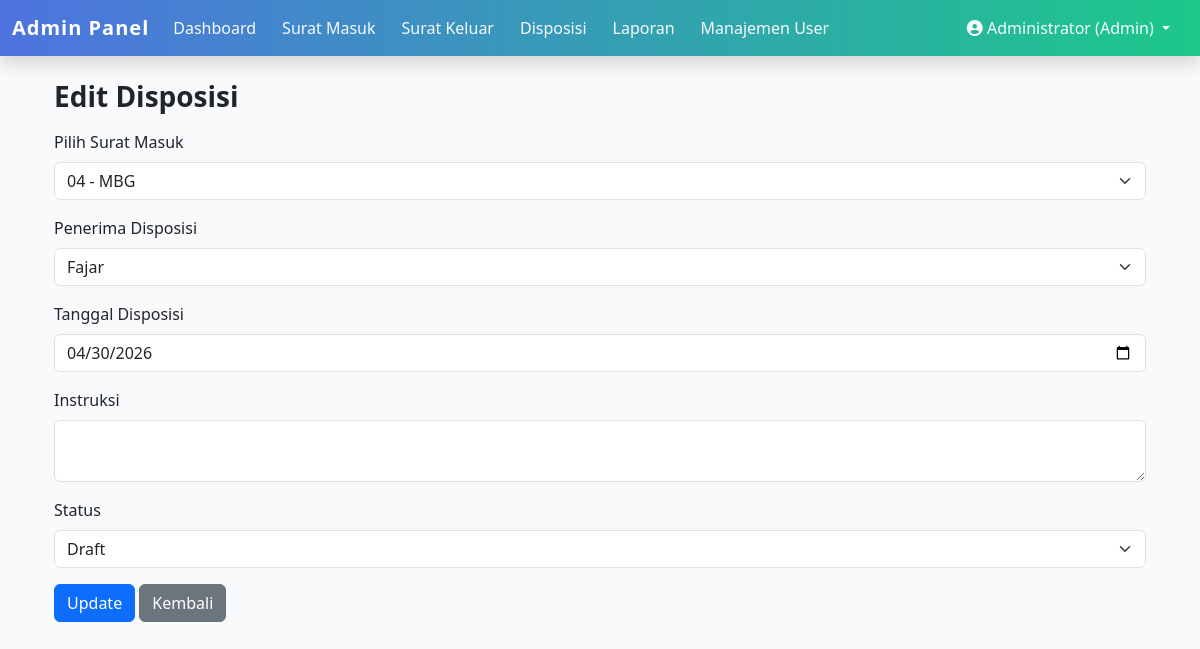
Screenshot of /admin/disposisi_edit.php?id=9 (signed in) with the database file from the repository.
### tables this page shows
CREATE TABLE `disposisi` (
  `id` int(11) NOT NULL,
  `surat_masuk_id` int(11) DEFAULT NULL,
  `pengirim_id` int(11) DEFAULT NULL,
  `penerima_id` int(11) DEFAULT NULL,
  `tgl_disposisi` date DEFAULT NULL,
  `instruksi` text DEFAULT NULL,
  `catatan_pimpinan` text DEFAULT NULL,
  `status` enum('draft','menunggu_verifikasi','terverifikasi','diproses_kasi_pais','selesai') DEFAULT 'draft',
  `created_at` timestamp NULL DEFAULT current_timestamp(),
  `updated_at` timestamp NULL DEFAULT current_timestamp() ON UPDATE current_timestamp()
);

CREATE TABLE `surat_masuk` (
  `id` int(11) NOT NULL,
  `no_agenda` varchar(50) DEFAULT NULL,
  `no_surat` varchar(100) DEFAULT NULL,
  `tgl_surat` date DEFAULT NULL,
  `tgl_diterima` date DEFAULT NULL,
  `pengirim` varchar(150) DEFAULT NULL,
  `instansi` varchar(150) DEFAULT NULL,
  `perihal` varchar(255) DEFAULT NULL,
  `kategori` varchar(100) DEFAULT NULL,
  `file_surat` varchar(255) DEFAULT NULL,
  `status` enum('draft','menunggu_verifikasi','terverifikasi','diproses_kasi_pais','selesai') DEFAULT 'draft',
  `created_at` timestamp NULL DEFAULT current_timestamp()
);

CREATE TABLE `users` (
  `id` int(11) NOT NULL,
  `nama` varchar(100) DEFAULT NULL,
  `email` varchar(100) DEFAULT NULL,
  `password` varchar(255) DEFAULT NULL,
  `role` varchar(20) NOT NULL,
  `created_at` timestamp NULL DEFAULT current_timestamp()
);

### includes/tracking.php (called while the page is built, shortened)
<?php
function getStatusSteps() {
    return [
        'draft'                 => 'Draft',
        'menunggu_verifikasi'   => 'Menunggu Verifikasi',
        'terverifikasi'         => 'Terverifikasi',
        'diproses_kasi_pais'    => 'Diproses Kasi PAIS',
        'selesai'               => 'Selesai',
    ];
}

### admin/disposisi_edit.php (the view, shortened to what this page needs)
<?php
include "../includes/tracking.php";
$id = intval($_GET['id']);
$result = mysqli_query($conn, "SELECT * FROM disposisi WHERE id=$id");
$disposisi = mysqli_fetch_assoc($result);
$surat = mysqli_query($conn, "SELECT id, no_surat, perihal FROM surat_masuk ORDER BY tgl_surat DESC");
$users = mysqli_query($conn, "SELECT id, nama FROM users ORDER BY nama ASC");
?>
<?php include "../includes/header.php"; ?>
<div class="container mt-4">
  <h3 class="fw-bold mb-3">Edit Disposisi</h3>
  <form method="POST">
    <div class="mb-3">
      <label class="form-label">Pilih Surat Masuk</label>
      <select name="surat_masuk_id" class="form-select" required>
        <?php while($s=mysqli_fetch_assoc($surat)): ?>
          <option value="<?= $s['id']; ?>" <?= $s['id']==$disposisi['surat_masuk_id']?'selected':'' ?>>
            <?= $s['no_surat']; ?> - <?= htmlspecialchars($s['perihal']); ?>
          </option>
        <?php endwhile; ?>
      </select>
    </div>
    <div class="mb-3">
      <label class="form-label">Penerima Disposisi</label>
      <select name="penerima_id" class="form-select" required>
        <?php while($u=mysqli_fetch_assoc($users)): ?>
          <option value="<?= $u['id']; ?>" <?= $u['id']==$disposisi['penerima_id']?'selected':'' ?>>
            <?= htmlspecialchars($u['nama']); ?>
          </option>
        <?php endwhile; ?>
      </select>
    </div>
    <div class="mb-3">
      <label class="form-label">Tanggal Disposisi</label>
      <input type="date" name="tgl_disposisi" value="<?= $disposisi['tgl_disposisi']; ?>" class="form-control" required>
    </div>
    <div class="mb-3">
      <label class="form-label">Instruksi</label>
      <textarea name="instruksi" class="form-control" required><?= htmlspecialchars($disposisi['instruksi']); ?></textarea>
    </div>
    <div class="mb-3">
      <label class="form-label">Status</label>
      <select name="status" class="form-select" required>
        <?php foreach (getStatusSteps() as $key => $label): ?>
          <option value="<?= $key; ?>" <?= $disposisi['status'] == $key ? 'selected' : ''; ?>><?= $label; ?></option>
        <?php endforeach; ?>
      </select>
    </div>
    <button type="submit" class="btn btn-primary">Update</button>
    <a href="disposisi.php" class="btn btn-secondary">Kembali</a>
  </form>
</div>
<?php include "../includes/footer.php"; ?>

### includes/header.php (style rules this page uses)
body { background-color: #f9fafc; font-family: 'Segoe UI', Tahoma, Geneva, Verdana, sans-serif; }

### rows the page displays
disposisi: surat_masuk_id "04 - MBG", penerima_id "Fajar", tgl_disposisi "04/30/2026", status "Draft"

### other values shown
$_SESSION['nama'] "Administrator"
$_SESSION['role'] "Admin"
